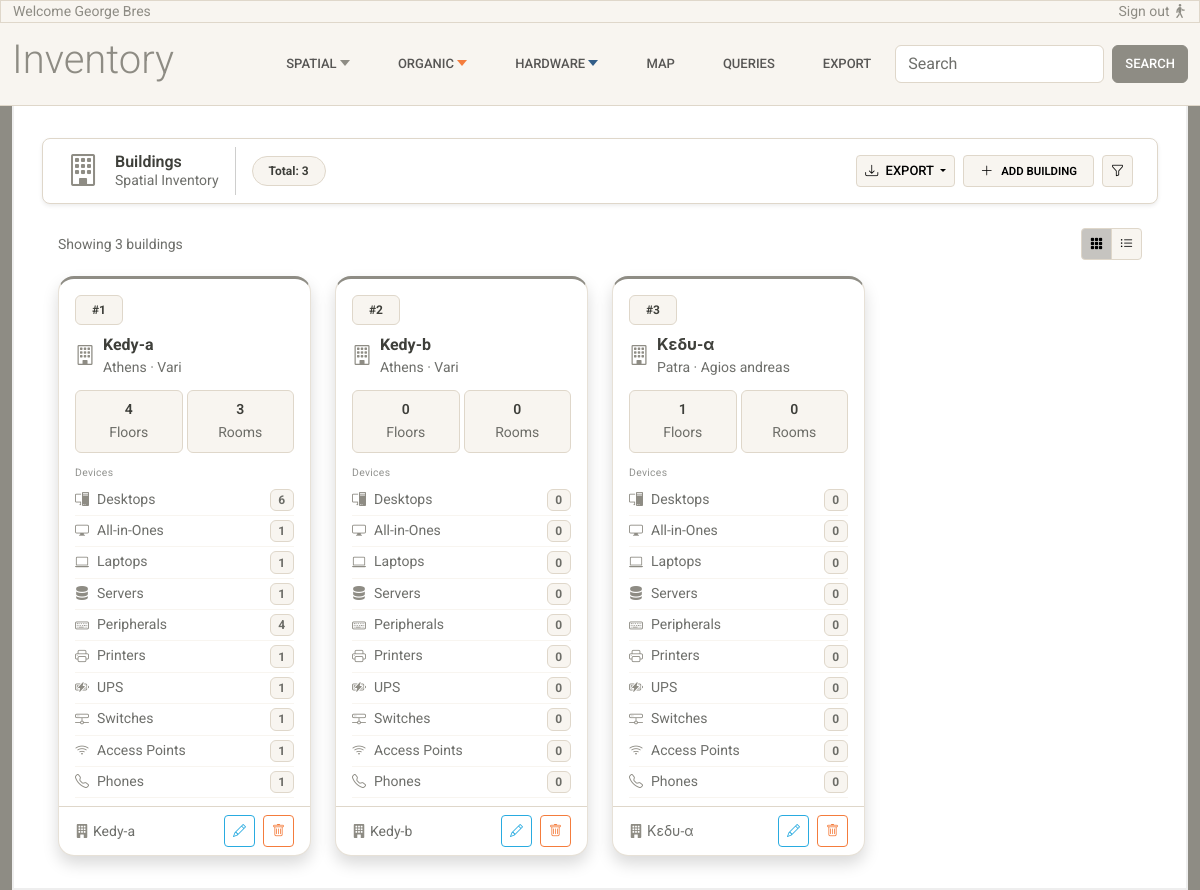
Screenshot of /buildings/ with the database file from the repository.
### inventory/models.py (models this page shows, shortened)
class LifeCycle(models.Model):
    is_active = models.BooleanField(default=True)
    valid_from = models.DateField(default=timezone.now)
    valid_to = models.DateField(null=True, blank=True)
    class Meta:
        abstract = True

class Building(LifeCycle):
    area = models.ForeignKey(
        Area,
        on_delete=models.RESTRICT,
        related_name="buildings"
    )
    name = models.CharField(max_length=150)
    address = models.CharField(max_length=250, blank=True, null=True)

class Area(models.Model):
    city = models.ForeignKey(
        City,
        on_delete=models.RESTRICT,
        related_name="areas"
    )
    name = models.CharField(max_length=150)
    class Meta:
        constraints = [
            models.UniqueConstraint(fields=["city", "name"], name="unique_area_per_city")
        ]

class City(models.Model):
    name = models.CharField(max_length=150, unique=True)
    class Meta:
        verbose_name = "City"
        verbose_name_plural = "Cities"

### inventory/views.py (the view)
# urls.py: path('buildings/', views.buildings_list, name='buildings-list'),
def buildings_list(request):
    buildings = Building.objects.select_related("area__city").annotate(
        floors_count=Count("floors", distinct=True),
        rooms_count=Count("floors__rooms", distinct=True),
        desktops_count=Count(
            "floors__rooms__spaces__devices__desktopcomputer", distinct=True
        ),
        allinones_count=Count(
            "floors__rooms__spaces__devices__allinonecomputer", distinct=True
        ),
        laptops_count=Count(
            "floors__rooms__spaces__devices__laptopcomputer", distinct=True
        ),
        servers_count=Count(
            "floors__rooms__spaces__devices__servercomputer", distinct=True
        ),
        printers_count=Count("floors__rooms__spaces__devices__printer", distinct=True),
        ups_count=Count("floors__rooms__spaces__devices__ups", distinct=True),
        accesspoints_count=Count("floors__rooms__spaces__devices__accesspoint", distinct=True),
        switches_count=Count("floors__rooms__spaces__devices__switch", distinct=True),
        phones_count=Count("floors__rooms__spaces__devices__phone", distinct=True),
        peripherals_count=Count(
            "floors__rooms__spaces__devices__peripherals", distinct=True
        ),
    )
    return render(request, "inventory/buildings-list.html", {"buildings": buildings})

### inventory/templates/inventory/buildings-list.html (shortened to what this page needs)
{% extends 'inventory/base.html' %}
{% load static %}
{% block content %}
<div class="container-fluid">
  <nav class="navbar bg-white border shadow-sm sticky-top px-4 mb-4 rounded-3 z-1">
    <div class="d-flex align-items-center gap-3">
      <i class="bi bi-building text-secondary fs-2"></i>
      <div class="d-flex flex-column lh-sm">
        <span class="fw-semibold text-dark">Buildings</span>
        <span class="text-muted small">Spatial Inventory</span>
      </div>
      <div class="d-flex align-items-center gap-2">
        <span class="badge bg-light text-dark border rounded-5 px-3 py-2">Total: {{ buildings|length }}</span>
      </div>
    </div>
    <div class="d-flex align-items-center gap-2 ms-auto">
      <div class="dropdown">
        <button class="btn btn-sm btn-light border dropdown-toggle" data-bs-toggle="dropdown">
          <i class="bi bi-download me-1"></i> Export
        </button>
      </div>
      <a href="#" class="btn btn-sm btn-light border d-flex align-items-center gap-2 px-3">
        <i class="bi bi-plus-lg"></i>
        <span class="small fw-semibold">Add Building</span>
      </a>
      <button class="btn btn-sm btn-light border">
        <i class="bi bi-funnel"></i>
      </button>
    </div>
  </nav>
  <div class="d-flex justify-content-between align-items-center px-3 mb-3">
    <span class="text-muted small">Showing {{ buildings|length }} buildings</span>
    <div class="btn-group btn-group-sm">
      <button class="btn btn-light border active"><i class="bi bi-grid-3x3-gap-fill"></i></button>
      <button class="btn btn-light border"><i class="bi bi-list-ul"></i></button>
    </div>
  </div>
  <div class="px-3">
    <div class="row g-4" data-masonry='{"percentPosition": true, "horizontalOrder": true}'>
      {% for building in buildings %}
      <div class="col-12 col-sm-6 col-md-4 col-lg-3">
        <div class="card h-100 shadow rounded-4 overflow-hidden card-hover card-spatial">
          <div class="card-header bg-transparent border-0 pt-3 pb-1 px-3">
            <div class="d-flex justify-content-between align-items-center mb-2">
              <span class="badge bg-light text-dark border rounded-2 px-3 py-2">#{{ forloop.counter|stringformat:"d" }}</span>
            </div>
            <div class="d-flex align-items-center gap-2">
              <i class="bi bi-building text-secondary fs-5"></i>
              <div>
                <span class="fw-bold text-dark">{{ building.name|capfirst }}</span>
                <span class="text-muted small d-block">{{ building.area.city.name|capfirst }} · {{ building.area.name|capfirst }}</span>
              </div>
            </div>
          </div>
          <div class="card-body pt-2 pb-2 px-3">
            <div class="row g-1">
              <div class="col-6">
                <div class="bg-light border rounded p-2 text-center">
                  <span class="fw-semibold small d-block">{{ building.floors_count }}</span>
                  <span class="text-muted small">Floors</span>
                </div>
              </div>
              <div class="col-6">
                <div class="bg-light border rounded p-2 text-center">
                  <span class="fw-semibold small d-block">{{ building.rooms_count }}</span>
                  <span class="text-muted small">Rooms</span>
                </div>
              </div>
            </div>
          </div>
          <div class="px-3 pt-1 pb-2">
            <span class="text-muted opacity-75 section-label d-block mb-1">Devices</span>
            <div class="d-flex align-items-center gap-2 py-1 border-bottom border-light">
              <i class="bi bi-pc-display text-secondary small"></i>
              <div class="d-flex justify-content-between w-100">
                <span class="text-muted small">Desktops</span>
                <span class="badge bg-light text-muted border">{{ building.desktops_count }}</span>
              </div>
            </div>
            <div class="d-flex align-items-center gap-2 py-1 border-bottom border-light">
              <i class="bi bi-display text-secondary small"></i>
              <div class="d-flex justify-content-between w-100">
                <span class="text-muted small">All-in-Ones</span>
                <span class="badge bg-light text-muted border">{{ building.allinones_count }}</span>
              </div>
            </div>
            <div class="d-flex align-items-center gap-2 py-1 border-bottom border-light">
              <i class="bi bi-laptop text-secondary small"></i>
              <div class="d-flex justify-content-between w-100">
                <span class="text-muted small">Laptops</span>
                <span class="badge bg-light text-muted border">{{ building.laptops_count }}</span>
              </div>
            </div>
            <div class="d-flex align-items-center gap-2 py-1 border-bottom border-light">
              <i class="bi bi-server text-secondary small"></i>
              <div class="d-flex justify-content-between w-100">
                <span class="text-muted small">Servers</span>
                <span class="badge bg-light text-muted border">{{ building.servers_count }}</span>
              </div>
            </div>
            <div class="d-flex align-items-center gap-2 py-1 border-bottom border-light">
              <i class="bi bi-keyboard text-secondary small"></i>
              <div class="d-flex justify-content-between w-100">
                <span class="text-muted small">Peripherals</span>
                <span class="badge bg-light text-muted border">{{ building.peripherals_count }}</span>
              </div>
            </div>
            <div class="d-flex align-items-center gap-2 py-1 border-bottom border-light">
              <i class="bi bi-printer text-secondary small"></i>
              <div class="d-flex justify-content-between w-100">
                <span class="text-muted small">Printers</span>
                <span class="badge bg-light text-muted border">{{ building.printers_count }}</span>
              </div>
            </div>
            <div class="d-flex align-items-center gap-2 py-1 border-bottom border-light">
              <i class="bi bi-battery-charging text-secondary small"></i>
              <div class="d-flex justify-content-between w-100">
                <span class="text-muted small">UPS</span>
                <span class="badge bg-light text-muted border">{{ building.ups_count }}</span>
              </div>
            </div>
            <div class="d-flex align-items-center gap-2 py-1 border-bottom border-light">
              <i class="bi bi-hdd-network text-secondary small"></i>
              <div class="d-flex justify-content-between w-100">
                <span class="text-muted small">Switches</span>
                <span class="badge bg-light text-muted border">{{ building.switches_count }}</span>
              </div>
            </div>
            <div class="d-flex align-items-center gap-2 py-1 border-bottom border-light">
              <i class="bi bi-wifi text-secondary small"></i>
              <div class="d-flex justify-content-between w-100">
                <span class="text-muted small">Access Points</span>
                <span class="badge bg-light text-muted border">{{ building.accesspoints_count }}</span>
              </div>
            </div>
            <div class="d-flex align-items-center gap-2 py-1 border-bottom border-light">
              <i class="bi bi-telephone text-secondary small"></i>
              <div class="d-flex justify-content-between w-100">
                <span class="text-muted small">Phones</span>
                <span class="badge bg-light text-muted border">{{ building.phones_count }}</span>
              </div>
            </div>
          </div>
          <div class="d-flex justify-content-between align-items-center px-3 py-2 border-top">
            <div class="d-flex align-items-center gap-1 small text-muted">
              <i class="bi bi-building-fill text-secondary"></i>
              {{ building.name|capfirst }}
            </div>
            <div class="d-flex gap-2">
              <button class="btn btn-sm btn-outline-info border-1"><i class="bi bi-pencil"></i></button>
              <button class="btn btn-sm btn-outline-warning border-1"><i class="bi bi-trash"></i></button>
            </div>
          </div>
        </div>
      </div>
      {% endfor %}
    </div>
  </div>
</div>
{% endblock %}

### inventory/static/inventory/css/base.css (style rules this page uses)
body { padding-top: 0px; }
.card { border-radius: 0.5rem; }
.card-hover { transition: transform .2s ease-in-out, box-shadow .2s ease-in-out; }
.section-label { font-size: 0.65rem; letter-spacing: 0.03em; }
.card-spatial { border-top: 3px solid var(--bs-secondary) !important; }

### inventory/templates/inventory/buildings-list.html (style rules this page uses)
.card-hover { transition: transform .2s ease-in-out, box-shadow .2s ease-in-out; }
.section-label { font-size: 0.65rem; letter-spacing: 0.03em; }

### rows the page displays
Building: name "Kedy-a", area.city.name "Athens", area.name "Vari", floors_count "4", rooms_count "3", desktops_count "6", allinones_count "1", laptops_count "1", servers_count "1", peripherals_count "4", printers_count "1", ups_count "1", switches_count "1", accesspoints_count "1", phones_count "1"
Building: name "Kedy-b", area.city.name "Athens", area.name "Vari", floors_count "0", rooms_count "0", desktops_count "0", allinones_count "0", laptops_count "0", servers_count "0", peripherals_count "0", printers_count "0", ups_count "0", switches_count "0", accesspoints_count "0", phones_count "0"
Building: name "Κεδυ-α", area.city.name "Patra", area.name "Agios andreas", floors_count "1", rooms_count "0", desktops_count "0", allinones_count "0", laptops_count "0", servers_count "0", peripherals_count "0", printers_count "0", ups_count "0", switches_count "0", accesspoints_count "0", phones_count "0"

### other values shown
{{ buildings|length }} "3"
